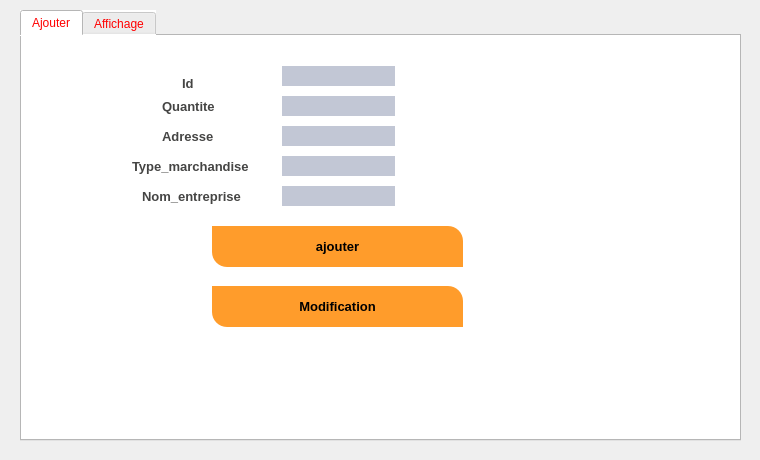
<?xml version="1.0" encoding="UTF-8"?>
<ui version="4.0">
 <class>windowfournisseur</class>
 <widget class="QDialog" name="windowfournisseur">
  <property name="geometry">
   <rect>
    <x>0</x>
    <y>0</y>
    <width>760</width>
    <height>460</height>
   </rect>
  </property>
  <property name="windowTitle">
   <string>Dialog</string>
  </property>
  <widget class="QTabWidget" name="tabWidget">
   <property name="geometry">
    <rect>
     <x>20</x>
     <y>10</y>
     <width>721</width>
     <height>431</height>
    </rect>
   </property>
   <property name="styleSheet">
    <string notr="true">QWidget

{

	background-color: #fff;

	color: red;



}





/*-----QLabel-----*/

QLabel

{

	background-color: transparent;

	color: #454544;

	font-weight: bold;

	font-size: 13px;



}





/*-----QPushButton-----*/

QPushButton

{

	

	background-color: #ff9c2b;

color: #000000;

	font-size: 13px;

	font-weight: bold;

	border-top-right-radius: 15px;

	border-top-left-radius: 0px;

	border-bottom-right-radius: 0px;

	border-bottom-left-radius: 15px;

	padding: 10px;



}





QPushButton::disabled

{

	background-color: #5c5c5c;



}





QPushButton::hover

{	

	background-color: #ff9c2b;



}





QPushButton::pressed

{

	background-color: #3d4ef2;



}





/*-----QCheckBox-----*/

QCheckBox

{

	background-color: transparent;

	color: #5c55e9;

	font-size: 10px;

	font-weight: bold;

	border: none;

	border-radius: 5px;



}





/*-----QCheckBox-----*/

QCheckBox::indicator

{

    background-color: #323232;

    border: 1px solid darkgray;

    width: 12px;

    height: 12px;



}





QCheckBox::indicator:checked

{

    image:url(&quot;./ressources/check.png&quot;);

	background-color: #5c55e9;

    border: 1px solid #5c55e9;



}





QCheckBox::indicator:unchecked:hover

{

    border: 1px solid #5c55e9;



}





QCheckBox::disabled

{

	color: #656565;



}





QCheckBox::indicator:disabled

{

	background-color: #656565;

	color: #656565;

    border: 1px solid #656565;



}





/*-----QLineEdit-----*/

QLineEdit

{

	background-color: #c2c7d5;

	color: #2a547f;

	border: none;

	padding: 5px;



}





/*-----QListView-----*/

QListView

{

	background-color: #5c55e9;

	color: #fff;

	font-size: 14px;

	font-weight: bold;

	show-decoration-selected: 0;

	border-radius: 4px;

	padding-left: -15px;

	padding-right: -15px;

	padding-top: 5px;



} 





QListView:disabled 

{

	background-color: #5c5c5c;



}





QListView::item

{

	background-color: #454e5e;

	border: none;

	padding: 10px;

	border-radius: 0px;

	padding-left : 10px;

	height: 32px;



}





QListView::item:selected

{

	color: #000;

	background-color: #fff;



}





QListView::item:!selected

{

	color:white;

	background-color: transparent;

	border: none;

	padding-left : 10px;



}





QListView::item:!selected:hover

{

	color: #fff;

	background-color: #5564f2;

	border: none;

	padding-left : 10px;



}





/*-----QTreeView-----*/

QTreeView 

{

	background-color: #fff;

	show-decoration-selected: 0;

	color: #454544;



}





QTreeView:disabled

{

	background-color: #242526;

	show-decoration-selected: 0;



}





QTreeView::item 

{

	border-top-color: transparent;

	border-bottom-color: transparent;



}





QTreeView::item:hover 

{

	background-color: #bcbdbb;

	color: #000;



}





QTreeView::item:selected 

{

	background-color: #5c55e9;

	color: #fff;



}





QTreeView::item:selected:active

{

	background-color: #5c55e9;

	color: #fff;



}





QTreeView::item:selected:disabled

{

	background-color: #525251;

	color: #656565;



}





QTreeView::branch:has-children:!has-siblings:closed,

QTreeView::branch:closed:has-children:has-siblings 

{

	image: url(://tree-closed.png);



}



QTreeView::branch:open:has-children:!has-siblings,

QTreeView::branch:open:has-children:has-siblings  

{

	image: url(://tree-open.png);



}





/*-----QTableView &amp; QTableWidget-----*/

QTableView

{

    background-color: #fff;

	border: 1px solid gray;

    color: #454544;

    gridline-color: gray;

    outline : 0;



}





QTableView::disabled

{

    background-color: #242526;

    border: 1px solid #32414B;

    color: #656565;

    gridline-color: #656565;

    outline : 0;



}





QTableView::item:hover 

{

    background-color: #bcbdbb;

    color: #000;



}





QTableView::item:selected 

{

	background-color: #5c55e9;

    color: #fff;



}





QTableView::item:selected:disabled

{

    background-color: #1a1b1c;

    border: 2px solid #525251;

    color: #656565;



}





QTableCornerButton::section

{

	background-color: #ced5e3;

	border: none;

    color: #fff;



}





QHeaderView::section

{

	color: #2a547f;

	border: 0px;

	background-color: #ced5e3;

	padding: 5px;



}





QHeaderView::section:disabled

{

    background-color: #525251;

    color: #656565;



}





QHeaderView::section:checked

{

    color: #fff;

    background-color: #5c55e9;



}





QHeaderView::section:checked:disabled

{

    color: #656565;

    background-color: #525251;



}





QHeaderView::section::vertical::first,

QHeaderView::section::vertical::only-one

{

    border-top: 1px solid #353635;



}





QHeaderView::section::vertical

{

    border-top: 1px solid #353635;



}





QHeaderView::section::horizontal::first,

QHeaderView::section::horizontal::only-one

{

    border-left: 1px solid #353635;



}





QHeaderView::section::horizontal

{

    border-left: 1px solid #353635;



}





/*-----QScrollBar-----*/

QScrollBar:horizontal 

{

    background-color: transparent;

    height: 8px;

    margin: 0px;

    padding: 0px;



}





QScrollBar::handle:horizontal 

{

    border: none;

	min-width: 100px;

    background-color: #7e92b7;



}





QScrollBar::add-line:horizontal, 

QScrollBar::sub-line:horizontal,

QScrollBar::add-page:horizontal, 

QScrollBar::sub-page:horizontal 

{

    width: 0px;

    background-color: #d8dce6;



}





QScrollBar:vertical 

{

    background-color: transparent;

    width: 8px;

    margin: 0;



}





QScrollBar::handle:vertical 

{

    border: none;

	min-height: 100px;

    background-color: #7e92b7;



}





QScrollBar::add-line:vertical, 

QScrollBar::sub-line:vertical,

QScrollBar::add-page:vertical, 

QScrollBar::sub-page:vertical 

{

    height: 0px;

    background-color: #d8dce6;



}
</string>
   </property>
   <property name="currentIndex">
    <number>0</number>
   </property>
   <widget class="QWidget" name="tab">
    <attribute name="title">
     <string>Ajouter</string>
    </attribute>
    <widget class="QLineEdit" name="le_id">
     <property name="geometry">
      <rect>
       <x>260</x>
       <y>30</y>
       <width>113</width>
       <height>20</height>
      </rect>
     </property>
    </widget>
    <widget class="QLabel" name="label">
     <property name="geometry">
      <rect>
       <x>160</x>
       <y>40</y>
       <width>47</width>
       <height>14</height>
      </rect>
     </property>
     <property name="text">
      <string>Id</string>
     </property>
    </widget>
    <widget class="QLabel" name="label_2">
     <property name="geometry">
      <rect>
       <x>140</x>
       <y>60</y>
       <width>61</width>
       <height>20</height>
      </rect>
     </property>
     <property name="text">
      <string>Quantite</string>
     </property>
    </widget>
    <widget class="QLineEdit" name="le_quantite">
     <property name="geometry">
      <rect>
       <x>260</x>
       <y>60</y>
       <width>113</width>
       <height>20</height>
      </rect>
     </property>
    </widget>
    <widget class="QLineEdit" name="le_adresse">
     <property name="geometry">
      <rect>
       <x>260</x>
       <y>90</y>
       <width>113</width>
       <height>20</height>
      </rect>
     </property>
    </widget>
    <widget class="QLabel" name="label_3">
     <property name="geometry">
      <rect>
       <x>140</x>
       <y>90</y>
       <width>61</width>
       <height>20</height>
      </rect>
     </property>
     <property name="text">
      <string>Adresse</string>
     </property>
    </widget>
    <widget class="QLabel" name="label_4">
     <property name="geometry">
      <rect>
       <x>110</x>
       <y>120</y>
       <width>141</width>
       <height>20</height>
      </rect>
     </property>
     <property name="text">
      <string>Type_marchandise</string>
     </property>
    </widget>
    <widget class="QLineEdit" name="le_type_marchandise">
     <property name="geometry">
      <rect>
       <x>260</x>
       <y>120</y>
       <width>113</width>
       <height>20</height>
      </rect>
     </property>
    </widget>
    <widget class="QLineEdit" name="le_nom_entreprise">
     <property name="geometry">
      <rect>
       <x>260</x>
       <y>150</y>
       <width>113</width>
       <height>20</height>
      </rect>
     </property>
    </widget>
    <widget class="QLabel" name="label_5">
     <property name="geometry">
      <rect>
       <x>120</x>
       <y>150</y>
       <width>111</width>
       <height>20</height>
      </rect>
     </property>
     <property name="text">
      <string>Nom_entreprise</string>
     </property>
    </widget>
    <widget class="QPushButton" name="pb_ajouter_2">
     <property name="geometry">
      <rect>
       <x>190</x>
       <y>190</y>
       <width>251</width>
       <height>41</height>
      </rect>
     </property>
     <property name="text">
      <string>ajouter</string>
     </property>
    </widget>
    <widget class="QPushButton" name="pb_modi">
     <property name="geometry">
      <rect>
       <x>190</x>
       <y>250</y>
       <width>251</width>
       <height>41</height>
      </rect>
     </property>
     <property name="text">
      <string>Modification</string>
     </property>
    </widget>
   </widget>
   <widget class="QWidget" name="tab_2">
    <attribute name="title">
     <string>Affichage</string>
    </attribute>
    <widget class="QTableView" name="tab_Fournisseur">
     <property name="geometry">
      <rect>
       <x>10</x>
       <y>30</y>
       <width>431</width>
       <height>261</height>
      </rect>
     </property>
    </widget>
    <widget class="QLabel" name="label_6">
     <property name="geometry">
      <rect>
       <x>10</x>
       <y>300</y>
       <width>71</width>
       <height>20</height>
      </rect>
     </property>
     <property name="text">
      <string>Identifion:</string>
     </property>
    </widget>
    <widget class="QLineEdit" name="le_id_supp">
     <property name="geometry">
      <rect>
       <x>90</x>
       <y>300</y>
       <width>113</width>
       <height>20</height>
      </rect>
     </property>
    </widget>
    <widget class="QPushButton" name="pb_supp">
     <property name="geometry">
      <rect>
       <x>110</x>
       <y>330</y>
       <width>91</width>
       <height>31</height>
      </rect>
     </property>
     <property name="styleSheet">
      <string notr="true"/>
     </property>
     <property name="text">
      <string>Supprimer</string>
     </property>
    </widget>
    <widget class="QPushButton" name="pb_rech">
     <property name="geometry">
      <rect>
       <x>210</x>
       <y>330</y>
       <width>91</width>
       <height>31</height>
      </rect>
     </property>
     <property name="text">
      <string>Recherche</string>
     </property>
    </widget>
    <widget class="QPushButton" name="pb_pdf">
     <property name="geometry">
      <rect>
       <x>490</x>
       <y>190</y>
       <width>91</width>
       <height>31</height>
      </rect>
     </property>
     <property name="text">
      <string>Pdf</string>
     </property>
    </widget>
    <widget class="QPushButton" name="pushButton_13">
     <property name="geometry">
      <rect>
       <x>480</x>
       <y>150</y>
       <width>101</width>
       <height>31</height>
      </rect>
     </property>
     <property name="text">
      <string>calculatrice</string>
     </property>
    </widget>
    <widget class="QPushButton" name="pb_tri">
     <property name="geometry">
      <rect>
       <x>310</x>
       <y>330</y>
       <width>71</width>
       <height>31</height>
      </rect>
     </property>
     <property name="text">
      <string>Tri</string>
     </property>
    </widget>
   </widget>
  </widget>
 </widget>
 <resources/>
 <connections/>
</ui>
